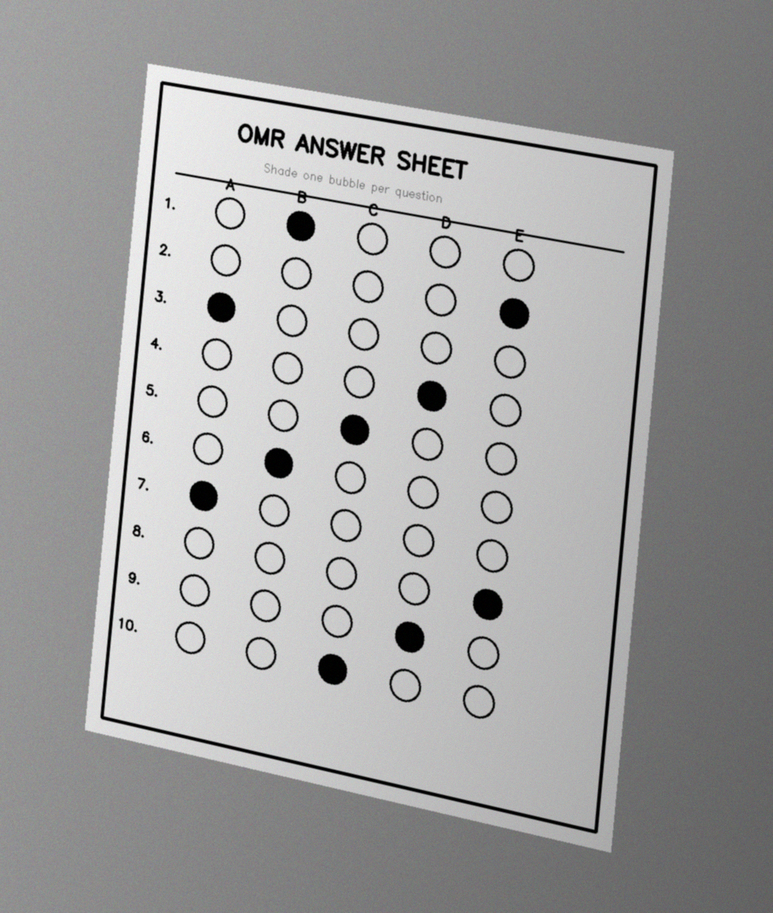
#> input picture samples/sheet_tilted.png, 773 x 913 px, shrunk from 1100 x 1300 before the run, found by its file name
$ python preprocessing.py
#> lines starting #> are read from the running program, lines starting #| are printed output that depends on the picture; after the words box and inside, x2 and y2 are one past the last pixel; in counts of white or black regions, pixels touching at a corner belong together
#> further down, img is the input picture: shape (913, 773, 3); mean B, G, R 160.7, 160.7, 160.7
"""
preprocessing.py
----------------
Stage 1 of the OMR pipeline.

Turns a raw photograph into (a) a denoised grayscale image and (b) a clean
edge map that the sheet-detection stage can find contours in.

Concepts used (see DA1 literature survey):
  * Grayscale conversion  - drop colour, keep intensity structure
  * Gaussian blur         - low-pass filter, kills sensor/paper noise so that
                            noise is not mistaken for an edge
  * Canny edge detection  - gradient based multi-stage edge detector
"""

import cv2
import numpy as np


def to_grayscale(image):
    """Convert a BGR image to single-channel grayscale."""
    if len(image.shape) == 2:
        return image
    return cv2.cvtColor(image, cv2.COLOR_BGR2GRAY)


def denoise(gray, ksize=5, sigma=0):
    """
    Apply a Gaussian low-pass filter.

    ksize must be odd. Larger ksize = more smoothing, but too much will
    soften the sheet border we are trying to detect.
    """
#> called with ksize = 5, sigma = 0
    if ksize % 2 == 0:
        raise ValueError("Gaussian kernel size must be odd")
    return cv2.GaussianBlur(gray, (ksize, ksize), sigma)


def auto_canny(image, sigma=0.33):
    """
    Canny edge detection with thresholds derived from the image's median
    intensity, instead of hand-tuned magic numbers. This makes the pipeline
    far more robust to the lighting changes you get in phone photos.
    """
#> called with sigma = 0.33
    v = np.median(image)
#> v = 156
    lower = int(max(0, (1.0 - sigma) * v))
#> lower = 104
    upper = int(min(255, (1.0 + sigma) * v))
#> upper = 207
    return cv2.Canny(image, lower, upper)
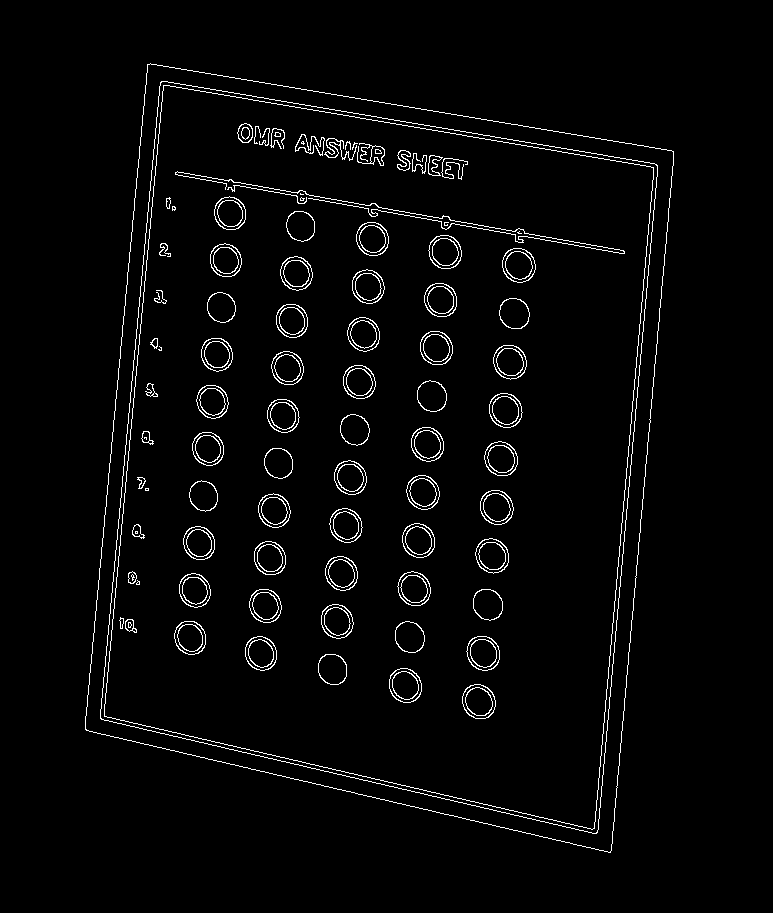
#> returned value: shape (913, 773); 2.8% white in thin lines or dots, all inside (x1, y1, x2, y2) = (85, 63, 674, 853)


def preprocess(image, blur_ksize=5, use_auto_canny=True,
               canny_lo=75, canny_hi=200):
    """
    Full stage-1 pipeline.

    Returns
    -------
    gray   : denoised grayscale image
    edged  : binary edge map
    """
    gray = to_grayscale(image)
    blurred = denoise(gray, ksize=blur_ksize)

    if use_auto_canny:
        edged = auto_canny(blurred)
    else:
        edged = cv2.Canny(blurred, canny_lo, canny_hi)

    # Closing joins small gaps in the sheet border so findContours sees one
    # continuous loop rather than several broken arcs.
    kernel = cv2.getStructuringElement(cv2.MORPH_RECT, (5, 5))
    edged = cv2.morphologyEx(edged, cv2.MORPH_CLOSE, kernel)
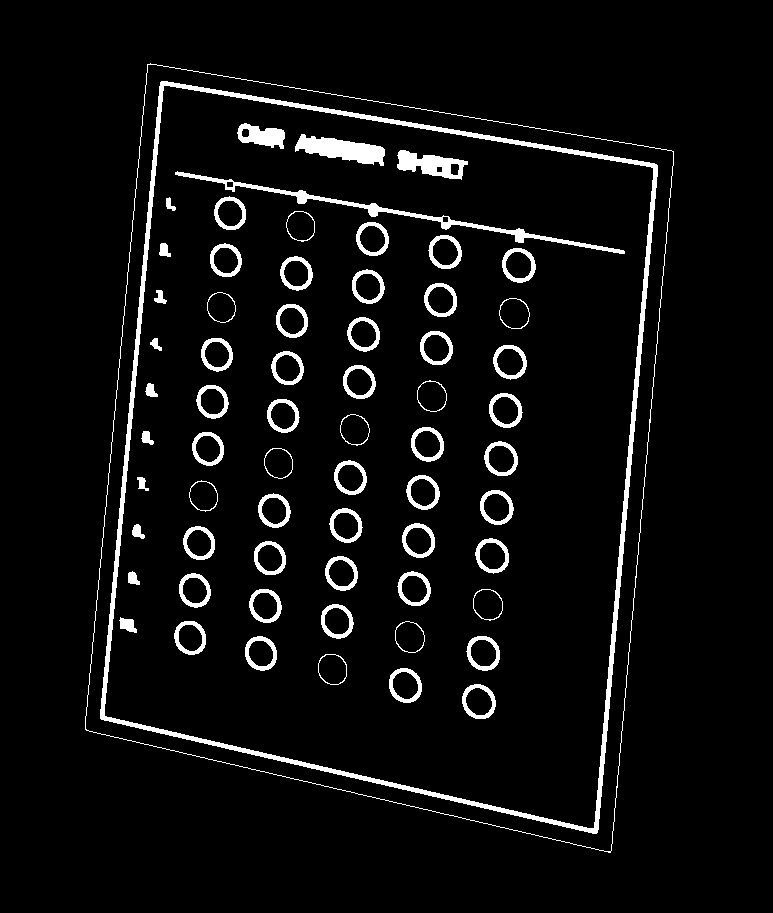
#> edged: shape (913, 773); 5.3% white; 66 white regions, largest, box (x1, y1, x2, y2) and area: (100, 81, 658, 834) 10697, (85, 63, 674, 853) 2429, (175, 171, 625, 254) 2218

    return gray, edged


if __name__ == "__main__":
    import os
    import sys

    root = os.path.abspath(os.path.join(os.path.dirname(__file__), ".."))
    src_path = sys.argv[1] if len(sys.argv) > 1 else \
        os.path.join(root, "data", "input", "sheet_tilted.png")

    img = cv2.imread(src_path)
    if img is None:
        raise SystemExit(f"Could not read image: {src_path}")

    gray, edged = preprocess(img)

    out_dir = os.path.join(root, "data", "output")
    os.makedirs(out_dir, exist_ok=True)
    cv2.imwrite(os.path.join(out_dir, "01_gray.png"), gray)
    cv2.imwrite(os.path.join(out_dir, "01_edges.png"), edged)

    print("Input :", src_path)
    print("Shape :", img.shape)
#| Shape : (913, 773, 3)
    print("Wrote : data/output/01_gray.png, data/output/01_edges.png")

$ run again, with samples/sheet_student2_graded.png copied over samples/sheet_tilted.png
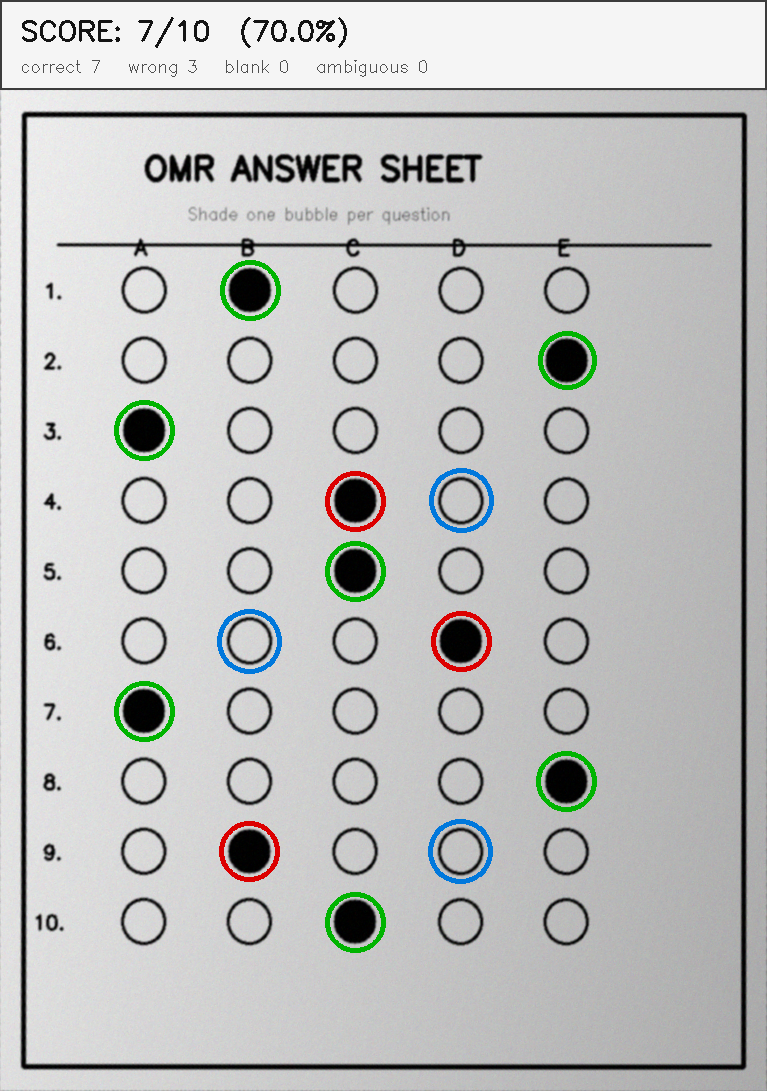
#> input picture samples/sheet_student2_graded.png, 767 x 1091 px, found by its file name
#> img is the input picture: shape (1091, 767, 3); mean B, G, R 190.3, 191.3, 190.2
#> v = 201
#> lower = 134
#> upper = 255
#> in auto_canny, `return cv2.Canny(image, lower, upper)`:
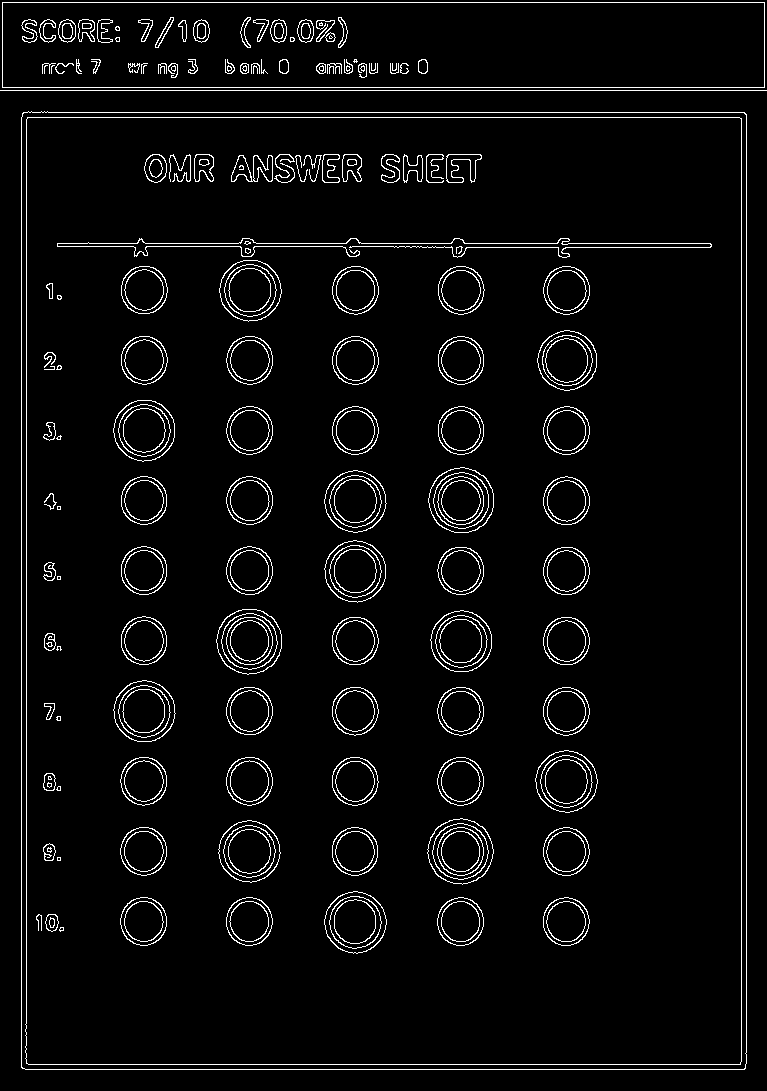
#> returned value: shape (1091, 767); 4.3% white in thin lines or dots
#> in preprocess, `edged = cv2.morphologyEx(edged, cv2.MORPH_CLOSE, kernel)`:
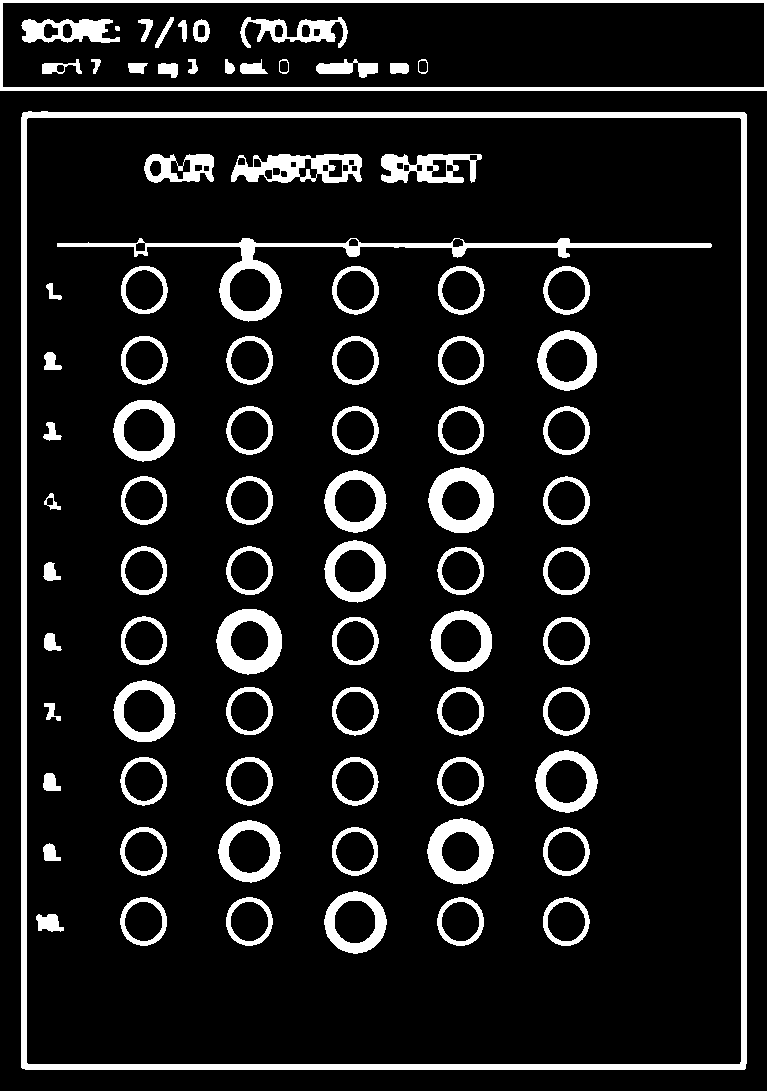
#> edged: shape (1091, 767); 10.8% white; 83 white regions, largest, box (x1, y1, x2, y2) and area: (21, 111, 747, 1070) 20059, (0, 0, 767, 91) 5873, (57, 238, 712, 322) 5256
#| Shape : (1091, 767, 3)
